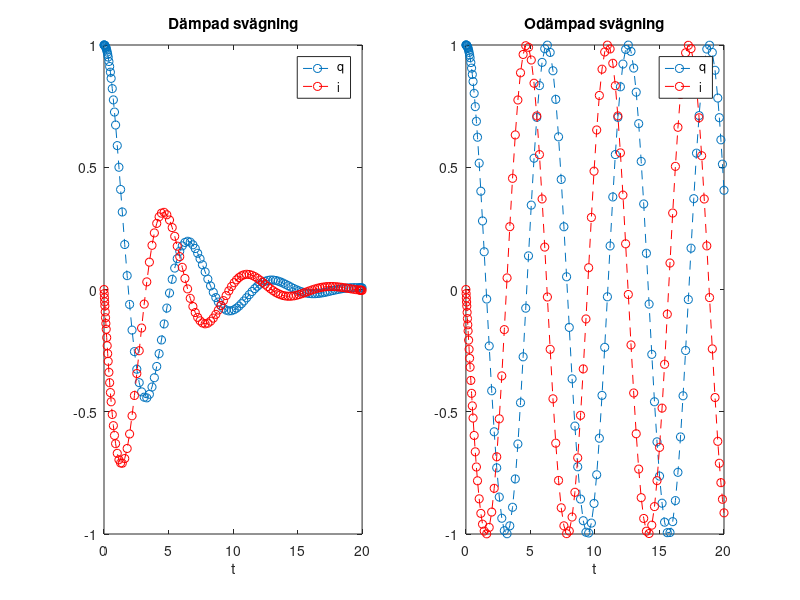
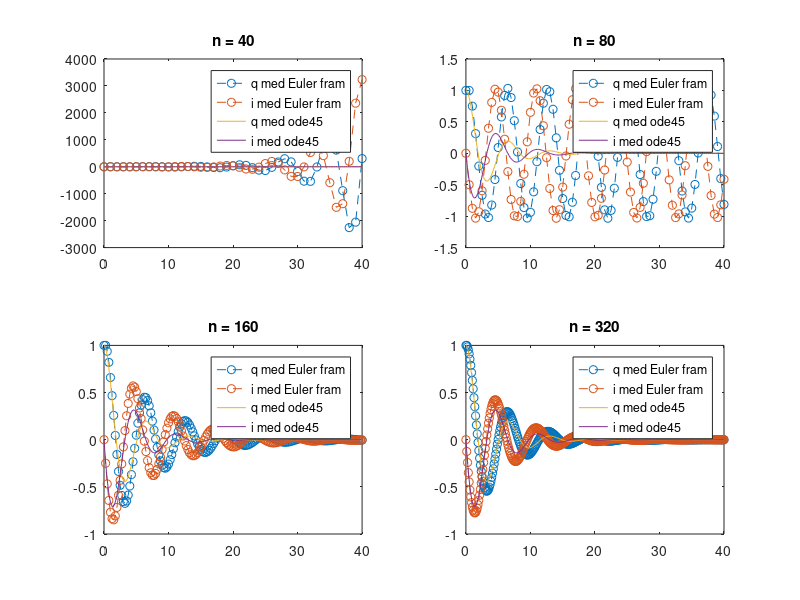

MATLAB code to generate these figures, in order:
% b)

myode = @(t, y, R, L, C) [y(2); -((R.*y(2)) + 1./C.*y(1))./L];

% c)

y0 = [1; 0];
tspan = [0 20];
[t1, y1] = ode45(@(t, y) myode(t, y, 1, 2, 0.5), tspan, y0);

q1 = y1(:,1); % Första kolumnen
i1 = y1(:,2); % Andra kolumnen

figure(1)
subplot(1, 2, 1)
plot(t1, q1, '--o', t1, i1, '--or')
title('Dämpad svägning')
xlabel('t')
legend('q', 'i')

[t2, y2] = ode45(@(t, y) myode(t, y, 0, 2, 0.5), tspan, y0);

q2 = y2(:,1); % Första kolumnen
i2 = y2(:,2); % Andra kolumnen

figure(1)
subplot(1, 2, 2)
plot(t2, q2, '--o', t2, i2, '--or')
title('Odämpad svägning')
xlabel('t')
legend('q', 'i')

% d)

function eulerFram(n, myode, place)
    y0 = [1; 0];
    t = 0;
    T = 40;
    intervall = [t T];
    yvalues = zeros(2, n+1);
    yvalues(:,1) = y0;
    y = y0;
    h = (intervall(2)-intervall(1))/n;
    tvals = linspace(t, T, n+1);

    for ii = 1:n
        y = y+h*myode(t, y, 1, 2, 0.5);
        t = t+h;
        yvalues(:,ii+1) = y;
    end

    % Plotta Euler
    figure(2)
    subplot(2, 2, place)

    q = yvalues(1,:); % Första kolumnen
    i = yvalues(2,:); % Andra kolumnen

    plot(tvals, q, '--o', tvals, i, '--o')
    hold on;

    % Plotta ode45
    y0 = [1; 0];
    [t3, y3] = ode45(@(t, y) myode(t, y, 1, 2, 0.5), intervall, y0);

    q3 = y3(:,1); % Första kolumnen
    i3 = y3(:,2); % Andra kolumnen

    figure(2)
    subplot(2, 2, place)
    title(sprintf('n = %d', n))
    plot(t3, q3, '-', t3, i3, '-')
    legend('q med Euler fram', 'i med Euler fram', 'q med ode45', 'i med ode45')
    hold on;
end

eulerFram(40, myode, 1);
eulerFram(80, myode, 2);
eulerFram(160, myode, 3);
eulerFram(320, myode, 4);

% Instabil för n=40, stabil för övriga